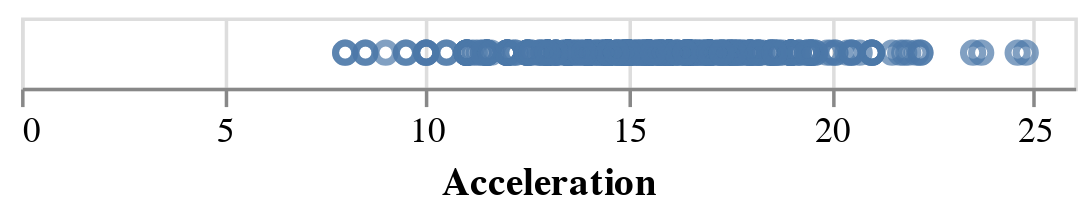

Notebook source saved alongside this figure:
### Markdown cell above
So you just see one *point*. But actually this is not a single point. This is every row of the dataset represented as a point at the same location. Because there is no specification about where to put the points, it simply draws everything on top of each other. Let's specify how to spread them across the horizontal axis.

### Code cell
alt.Chart(cars).mark_point().encode(
    x='Acceleration',
)

### Figure 1 — Vega-Lite specification as saved in the notebook (floating-point values rounded to 4 significant figures; data arrays with more than 128 entries replaced by an {"elided": "..."} marker saying what was removed)
{"config": {"view": {"continuousWidth": 300, "continuousHeight": 300}}, "data": {"name": "data-583e73726c1545c56c203344161a975c"}, "mark": {"type": "point"}, "encoding": {"x": {"field": "Acceleration", "type": "quantitative"}}, "$schema": "https://vega.github.io/schema/vega-lite/v5.20.1.json", "datasets": {"data-583e73726c1545c56c203344161a975c": {"elided": "406 records"}}}
